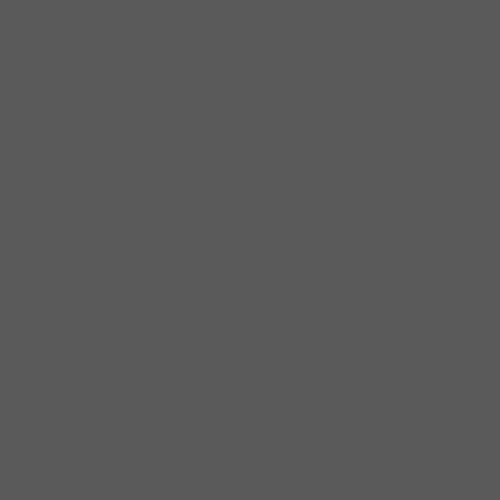
Frame 1 (no input)
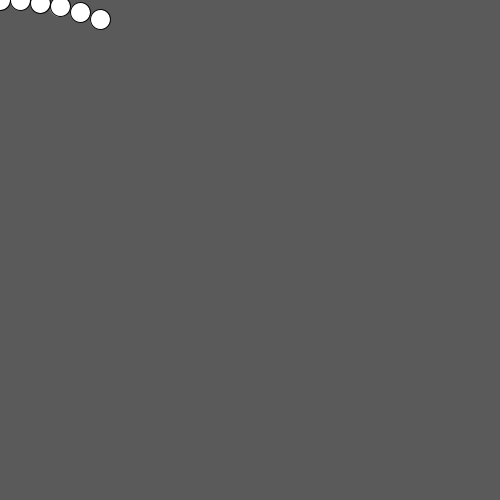
Frame 60 (the mouse pressed at the canvas centre just before this capture)
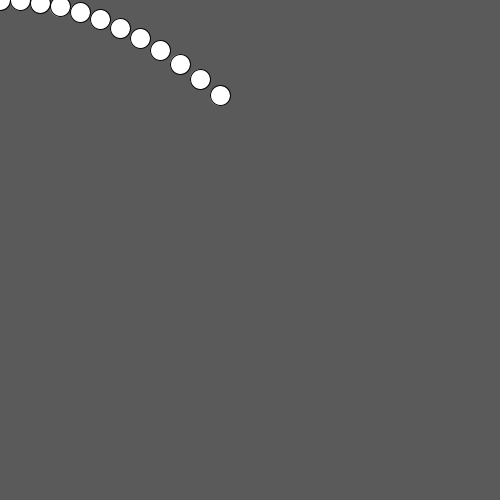
Frame 120 (the mouse held since frame 60 and released just before this capture)

The Processing sketch that drew these frames (run headless with seeded random() and noise(); from frame 60 on, the mouse is pressed at the canvas centre):

// Processing sketch: FlyingBall
// ── FlyingBall.pde
ArrayList<Ball>balls;
int numberFramesPerBall = 10;

void setup() {
  balls = new ArrayList<Ball>();
  size(500, 500);
}

void draw() {
  background(90);
  if (frameCount % numberFramesPerBall == 0) {
    balls.add(new Ball());
  }
  for (Ball  ball: balls) {
    ball.draw();
  }
}


// ── Ball.pde
class Ball {
  float diameter = 20;
  float strokeWidth = 3;
  float x, y;
  float vx, vy;
  float ay;

  Ball() {
    x = 0;
    y = 0;
    vx = 2;
    vy = 0; 
    ay = .016;
  }
  void draw() {
    stroke(strokeWidth);
    ellipse(x, y, diameter, diameter);
    x+=vx;
    y+=vy;
    vy+=ay;
  }
}
